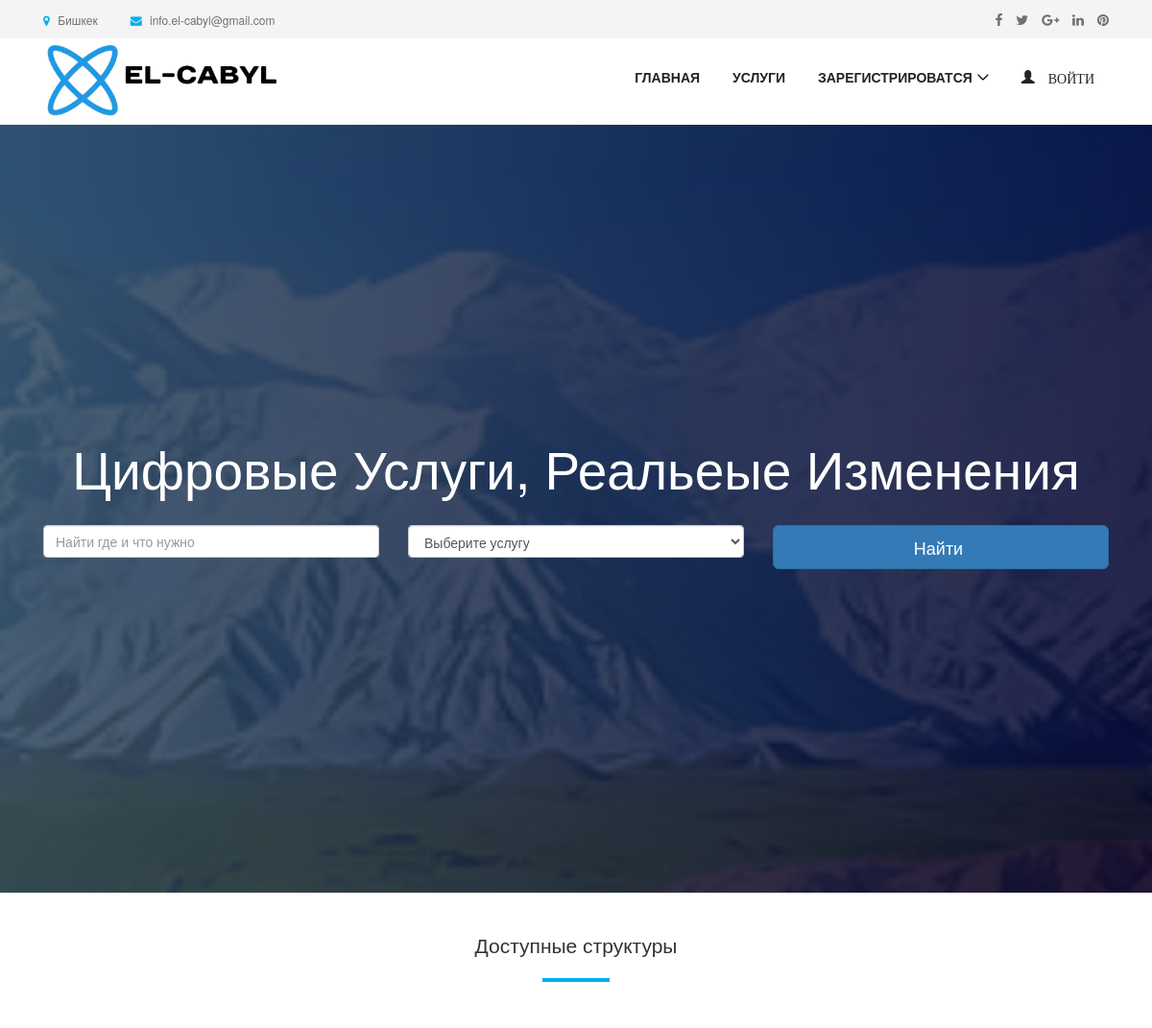
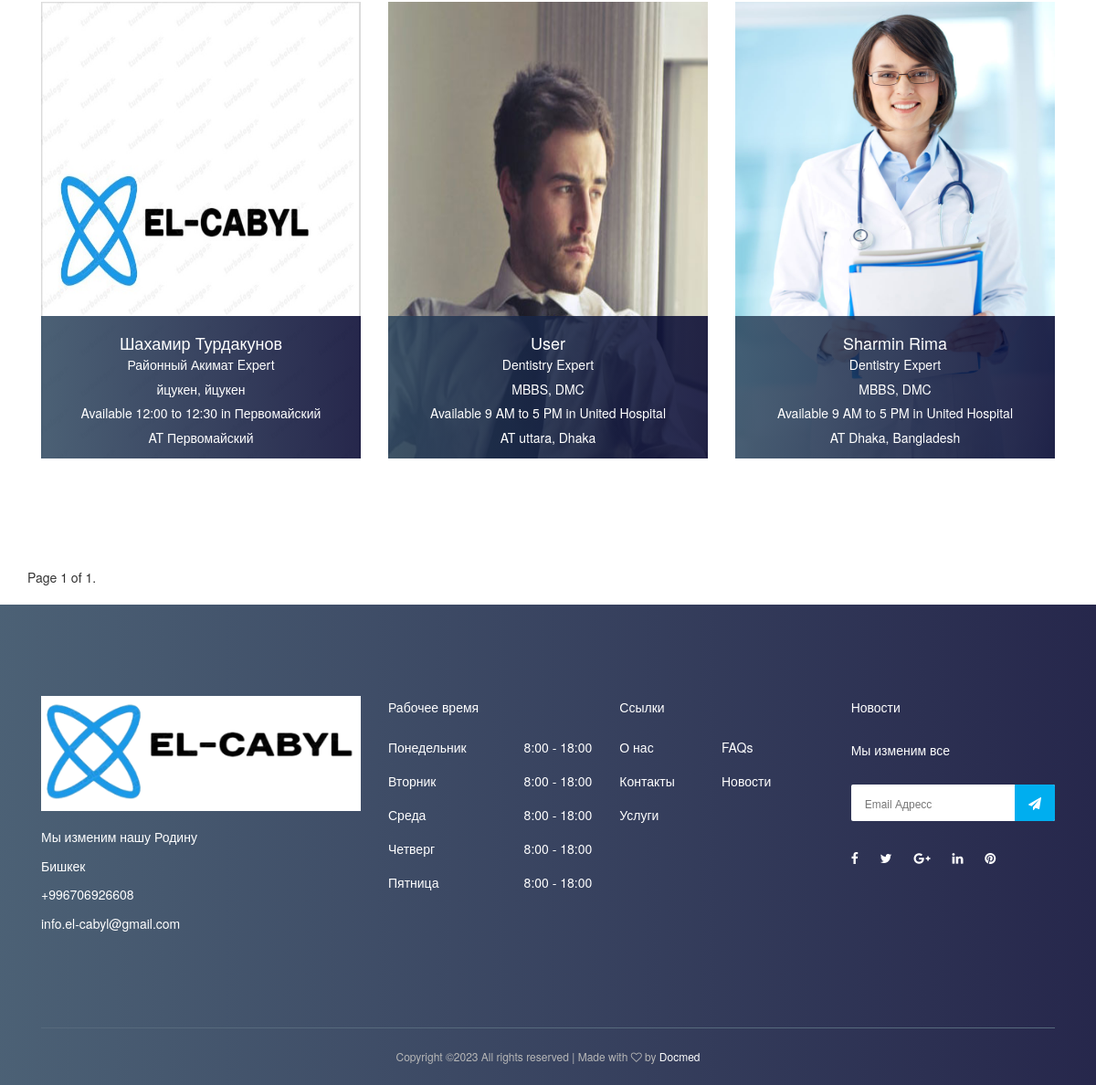
The page / on the database its author committed (2 pictures, top to bottom).
### appointment/models.py (models this page shows, shortened)
class Appointment(models.Model):
    user = models.ForeignKey(User, on_delete=models.CASCADE)
    full_name = models.CharField(max_length=100)
    image = models.ImageField(null=True, blank=True)
    location = models.CharField(max_length=100)
    start_time = models.CharField(max_length=10)
    end_time = models.CharField(max_length=10)
    qualification_name = models.CharField(max_length=100)
    institute_name = models.CharField(max_length=100)
    hospital_name = models.CharField(max_length=100)
    department = models.CharField(choices=department, max_length=100)
    created_at = models.DateTimeField(default=timezone.now)

### appointment/views.py (the view)
# urls.py: path('', HomePageView.as_view(), name='home'),
class HomePageView(ListView):
    paginate_by = 9
    model = Appointment
    context_object_name = 'home'
    template_name = "home.html"
    def get_queryset(self):
        return self.model.objects.all().order_by('-id')

### templates/home.html (shortened to what this page needs)
 {% extends 'base.html' %}
{% load static %}
{% block content %}
  <section class="welcome-area">
    <div class="welcome-slides owl-carousel">
      <div class="welcome-welcome-slide bg-img bg-gradient-overlay jarallax"  style="background-image: url('{% static 'img/bg-img/1.jpg' %}');">
        <div class="container h-100">
          <div class="row h-100 align-items-center">
            <div class="col-12">
              <div class="welcome-text text-center">
                <h2 data-animation="fadeInUp" data-delay="100ms">Цифровые услуги, Реальеые изменения</h2>
                <div class="welcome-btn-group">
                    <form id="job-main-form" method="get" action="{% url 'appointment:search' %}" class="search-doctor-form">
                    <div class="row mb-5">
                        <div class="col-12 col-sm-6 col-md-6 col-lg-4 mb-4 mb-lg-0">
                            <input type="text" id="location" name="location"
                                   class="form-control form-control-lg" placeholder="Найти где и что нужно">
                        </div>
                        <div class="col-12 col-sm-6 col-md-6 col-lg-4 mb-4 mb-lg-0">
                            <select id="department" name="department" class="form-control">
                                <option style="display: none;" >Выберите услугу</option>
                            </select>
                        </div>
                        <div class="col-12 col-sm-6 col-md-6 col-lg-4 mb-4 mb-lg-0">
                            <button type="submit" class="btn btn-primary btn-lg btn-block text-black btn-search"><span
                                    class="icon-search icon mr-2">Найти</span>
                            </button>
                        </div>
                    </div>
                </form>
                </div>
              </div>
            </div>
          </div>
        </div>
      </div>
    </div>
  </section>
    <section class="dentist-area section-padding-35-0">
        <div class="container">
            <div class="row">
                <div class="col-12">
                    <div class="section-heading text-center">
                        <h3 class="lead">Доступные структуры</h3>
                        <div class="line"></div>
                    </div>
                </div>
            </div>
            <div class="row">
                {% for apt in home %}
                    <div class="col-12 col-sm-6 col-md-4">
                        <div class="single-dentist-area mb-100">
                            <img style="height: 500px; width: 600px" src="{{ apt.image.url }}" alt="">
                            <div class="dentist-content">
                                <div class="dentist-info bg-gradient-overlay">
                                    {% if request.user.is_authenticated and request.user.role == 'patient' %}
                                        <h5>{{ apt.full_name }}</h5>
                                        <p>{{ apt.department }} Expert</p>
                                        <p>{{ apt.qualification_name }}, {{ apt.institute_name }}</p>
                                        <p>Available {{ apt.start_time }} to {{ apt.end_time }}
                                            in {{ apt.hospital_name }}</p>
                                        <p>
                                            AT {{ apt.location }} <i class="fa fa-th"></i>
                                            <a href="{% url 'appointment:take-appointment' apt.id %}">Записаться</a>
                                        </p>
                                        {% else %}
                                         <h5>{{ apt.full_name }}</h5>
                                        <p>{{ apt.department }} Expert</p>
                                        <p>{{ apt.qualification_name }}, {{ apt.institute_name }}</p>
                                        <p>Available {{ apt.start_time }} to {{ apt.end_time }}
                                            in {{ apt.hospital_name }}</p>
                                        <p>
                                            AT {{ apt.location }} </p>
                                    {% endif %}
                                </div>
                            </div>
                        </div>
                    </div>
                {% endfor %}
                <div class="pagination">
    <span class="step-links">
        <span class="current">
            Page {{ page_obj.number }} of {{ page_obj.paginator.num_pages }}.
        </span>
    </span>
                </div>
            </div>
        </div>
    </section>
{% endblock %}

### templates/base.html (shortened to what this page needs)
{% load static %}
<!DOCTYPE html>
<html lang="en">
<head>
  <link rel="stylesheet" href="{% static 'style.css' %}">
<link rel="stylesheet" href="https://maxcdn.bootstrapcdn.com/bootstrap/3.3.7/css/bootstrap.min.css">
</head>
<body>
   {% include 'nav.html' %}
      {% block content %}
  {% endblock  %}
  <footer class="footer-area bg-img bg-gradient-overlay">
    <div class="container">
      <div class="row">
        <div class="col-12 col-sm-6 col-lg-4">
          <div class="single-footer-widget">
            <a href="./index.html" class="d-block mb-4"><img src="{% static 'img/logo1.png' %}" alt=""></a>
            <div class="footer-contact">
                 <p>Мы изменим нашу Родину</p>
              <p>Бишкек</p>
              <p>+996706926608</p>
              <p> info.el-cabyl@gmail.com</p>
            </div>
          </div>
        </div>
        <div class="col-12 col-sm-6 col-lg">
          <div class="single-footer-widget">
            <h5 class="widget-title">Рабочее время</h5>
            <ul class="opening-hours">
              <li><span>Понедельник</span> <span>8:00 - 18:00</span></li>
              <li><span>Вторник</span> <span>8:00 - 18:00</span></li>
              <li><span>Среда</span> <span>8:00 - 18:00</span></li>
              <li><span>Четверг</span> <span>8:00 - 18:00</span></li>
              <li><span>Пятница</span> <span>8:00 - 18:00</span></li>
            </ul>
          </div>
        </div>
        <div class="col-12 col-sm-6 col-lg">
          <div class="single-footer-widget">
            <h5 class="widget-title">Ссылки</h5>
            <nav>
              <ul class="quick-links">
                <li><a href="#">О нас</a></li>
                <li><a href="#">FAQs</a></li>
                <li><a href="#">Контакты</a></li>
                <li><a href="#">Новости</a></li>
                <li><a href="#">Услуги</a></li>
              </ul>
            </nav>
          </div>
        </div>
        <div class="col-12 col-sm-6 col-lg">
          <div class="single-footer-widget">
            <h5 class="widget-title">Новости</h5>
            <p>Мы изменим все</p>
            <div class="footer-newsletter-form">
              <form action="#" method="post">
                <input type="email" name="nl-email" value="" placeholder="Email Адресс">
                <button type="submit"><i class="fa fa-paper-plane" aria-hidden="true"></i></button>
              </form>
            </div>
            <div class="footer-social-info">
              <a href="#" data-toggle="tooltip" data-placement="top" title="Facebook"><i class="fa fa-facebook"></i></a>
              <a href="#" data-toggle="tooltip" data-placement="top" title="Twitter"><i class="fa fa-twitter"></i></a>
              <a href="#" data-toggle="tooltip" data-placement="top" title="Google Plus"><i class="fa fa-google-plus"></i></a>
              <a href="#" data-toggle="tooltip" data-placement="top" title="Linkedin"><i class="fa fa-linkedin"></i></a>
              <a href="#" data-toggle="tooltip" data-placement="top" title="Pinterest"><i class="fa fa-pinterest"></i></a>
            </div>
          </div>
        </div>
      </div>
    </div>
    <div class="container">
      <div class="row">
        <div class="col-12">
          <div class="copywrite-content">
            <p>
Copyright &copy;<script>document.write(new Date().getFullYear());</script> All rights reserved | Made with <i class="fa fa-heart-o" aria-hidden="true"></i> by <a href="https://docmed.com" target="_blank">Docmed</a>
</p>
          </div>
        </div>
      </div>
    </div>
  </footer>
</body>
</html>

### templates/nav.html (shortened to what this page needs)
{% load static %}
<header class="header-area">
    <div class="top-header-area">
        <div class="container h-100">
            <div class="row h-100 align-items-center">
                <div class="col-6 col-md-9 col-lg-8">
                    <div class="top-header-content">
                        <a href="#" data-toggle="tooltip" data-placement="bottom" title="Dhaka, Bangladesh"><i
                                class="fa fa-map-marker"></i> <span>Бишкек</span></a>
                        <a href="#" data-toggle="tooltip" data-placement="bottom" title="info.docmed@gmail.com"><i
                                class="fa fa-envelope"></i> <span>info.el-cabyl@gmail.com</span></a>
                    </div>
                </div>
                <div class="col-6 col-md-3 col-lg-4">
                    <div class="top-header-social-info text-right">
                        <a href="#" data-toggle="tooltip" data-placement="bottom" title="Facebook"><i
                                class="fa fa-facebook"></i></a>
                        <a href="#" data-toggle="tooltip" data-placement="bottom" title="Twitter"><i
                                class="fa fa-twitter"></i></a>
                        <a href="#" data-toggle="tooltip" data-placement="bottom" title="Google Plus"><i
                                class="fa fa-google-plus"></i></a>
                        <a href="#" data-toggle="tooltip" data-placement="bottom" title="Linkedin"><i
                                class="fa fa-linkedin"></i></a>
                        <a href="#" data-toggle="tooltip" data-placement="bottom" title="Pinterest"><i
                                class="fa fa-pinterest"></i></a>
                    </div>
                </div>
            </div>
        </div>
    </div>
    <div class="main-header-area">
        <div class="classy-nav-container breakpoint-off">
            <div class="container">
                <nav class="classy-navbar justify-content-between" id="dentoNav">
                    <a class="nav-brand" href="{% url 'appointment:home' %}"><img src="{% static 'img/logo1.png' %}" alt="" width="250px">
                    </a>
                    <div class="classy-menu">
                        <div class="classynav">
                            <ul id="nav">
                                <li><a href="{% url 'appointment:home' %}">Главная</a></li>
                                <li><a href="{% url 'appointment:service' %}">Услуги</a></li>
                                {% if request.user.is_authenticated and request.user.role == 'doctor' %}
                                    <li>
                                        <a href="">
                                            <span class="glyphicon glyphicon-user">
                                                    {{ request.user.first_name }}
                                            </span>
                                        </a>
                                        <ul class="dropdown">
                                            <li><a href="{% url 'accounts:doctor-profile-update'  %}">Изменить Профиль</a></li>
                                            <li><a href="{% url 'appointment:patient-list' %}">Граждане</a></li>
                                            <li><a href="{% url 'appointment:doctor-appointment' %}">Записи</a></li>
                                            <li><a href="{% url 'appointment:doctor-appointment-create' %}">Создать Запись</a></li>
                                            <li><a href="{% url 'accounts:logout' %}"> Выйти</a></li>
                                        </ul>
                                    </li>
                              {% else %}
                                    <li><a href="#">Зарегистрироватся</a>
                                    </li>
                                    <li>
                                        <a href="{% url 'accounts:login' %}">
                                            <span class="glyphicon glyphicon-user"> Войти</span>
                                        </a>
                                    </li>
                                {% endif %}
                            </ul>
                        </div>
                    </div>
                </nav>
            </div>
        </div>
    </div>
</header>

### static/css/default-assets/classy-nav.css (style rules this page uses)
body { font-family: "Roboto", sans-serif; }
ul { margin: 0; }
ul li { list-style: none; }
img { height: auto; max-width: 100%; }
.bg-img { background-position: center center; background-size: cover; background-repeat: no-repeat; }
.classy-nav-container { position: relative; z-index: 100; background-color: #ffffff; }
.classy-nav-container * { box-sizing: border-box; }
.classy-nav-container a { -webkit-transition-duration: 500ms; transition-duration: 500ms; text-decoration: none; outline: none; font-size: 14px; font-weight: 400; color: #232323; display: inline-block; }
.justify-content-between { -webkit-box-pack: justify; -ms-flex-pack: justify; justify-content: space-between; }
.classy-navbar { width: 100%; height: 70px; padding: 0.5em 2em; display: -webkit-box; display: -ms-flexbox; display: flex; -webkit-box-align: center; -ms-flex-align: center; -ms-grid-row-align: center; align-items: center; }
.classy-navbar .nav-brand { font-size: 26px; font-weight: 500; color: #565656; display: inline-block; margin-right: 30px; }
.classynav ul li { display: inline-block; clear: both; position: inherit; z-index: 10; }
.classynav ul li.cn-dropdown-item { position: relative; z-index: 10; }
.classynav ul li a { padding: 0 12px; display: block; height: 35px; font-size: 14px; line-height: 34px; }
.classynav ul li.megamenu-item>a:after, .classynav ul li.has-down>a:after { font-family: 'classyfonts'; content: "\e900"; font-size: 12px; color: #000000; padding-left: 5px; -webkit-transition-duration: 500ms; transition-duration: 500ms; }
.breakpoint-off .classynav { display: -webkit-box; display: -ms-flexbox; display: flex; -webkit-box-align: center; -ms-flex-align: center; -ms-grid-row-align: center; align-items: center; }

### rows shown on the page
Appointment: image (picture), full_name "Шахамир Турдакунов", department "Районный Акимат", qualification_name "йцукен", institute_name "йцукен", start_time "12:00", end_time "12:30", hospital_name "Первомайский", location "Первомайский"
Appointment: image (picture), full_name "User", department "Dentistry", qualification_name "MBBS", institute_name "DMC", start_time "9 AM", end_time "5 PM", hospital_name "United Hospital", location "uttara, Dhaka"
Appointment: image (picture), full_name "Sharmin Rima", department "Dentistry", qualification_name "MBBS", institute_name "DMC", start_time "9 AM", end_time "5 PM", hospital_name "United Hospital", location "Dhaka, Bangladesh"

### other values the page prints
{{ page_obj.number }} "1"
{{ page_obj.paginator.num_pages }} "1"
